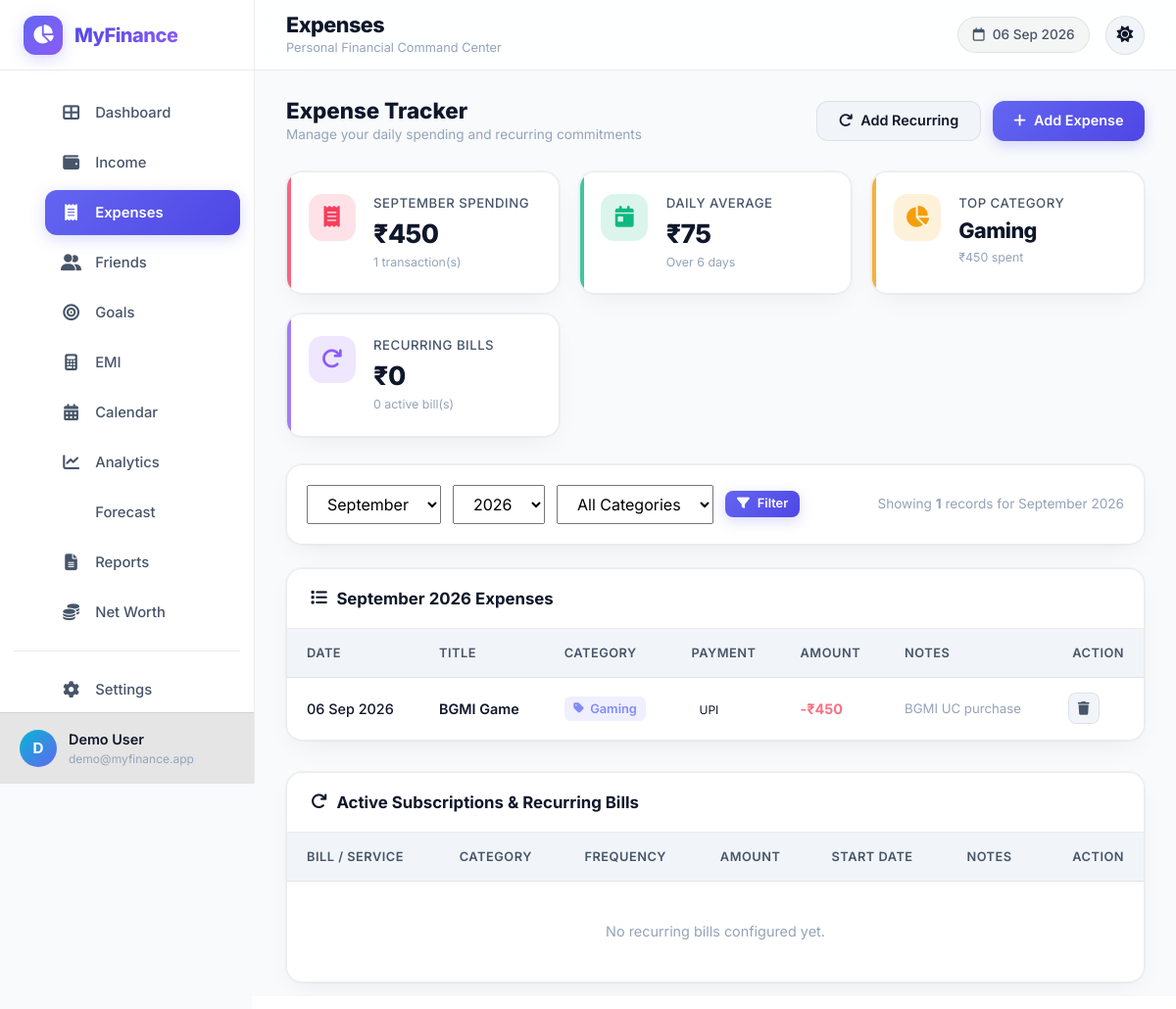
The app's page /public/expenses.php (signed in) with its own data.
### tables this page shows
CREATE TABLE `users` (
  `id` INT UNSIGNED NOT NULL AUTO_INCREMENT,
  `name` VARCHAR(100) NOT NULL,
  `email` VARCHAR(150) NOT NULL,
  `password_hash` VARCHAR(255) NOT NULL,
  `avatar` VARCHAR(255) DEFAULT NULL,
  `theme` ENUM('dark','light') DEFAULT 'light',
  `created_at` DATETIME NOT NULL DEFAULT CURRENT_TIMESTAMP,
  `updated_at` DATETIME NOT NULL DEFAULT CURRENT_TIMESTAMP ON UPDATE CURRENT_TIMESTAMP,
  PRIMARY KEY (`id`),
  UNIQUE KEY `uk_email` (`email`)
);

CREATE TABLE `expenses` (
  `id` INT UNSIGNED NOT NULL AUTO_INCREMENT,
  `user_id` INT UNSIGNED NOT NULL,
  `category_id` INT UNSIGNED DEFAULT NULL,
  `category` VARCHAR(50) NOT NULL DEFAULT 'other',
  `title` VARCHAR(150) NOT NULL,
  `amount` DECIMAL(12,2) NOT NULL,
  `expense_date` DATE NOT NULL,
  `payment_method` ENUM('cash','upi','bank','card','wallet','other') DEFAULT 'cash',
  `is_recurring` TINYINT(1) DEFAULT 0,
  `notes` TEXT DEFAULT NULL,
  `created_at` DATETIME NOT NULL DEFAULT CURRENT_TIMESTAMP,
  `updated_at` DATETIME NOT NULL DEFAULT CURRENT_TIMESTAMP ON UPDATE CURRENT_TIMESTAMP,
  PRIMARY KEY (`id`),
  KEY `idx_expense_user_date` (`user_id`, `expense_date`),
  KEY `idx_expense_category` (`category`),
  CONSTRAINT `fk_expense_user` FOREIGN KEY (`user_id`) REFERENCES `users`(`id`) ON DELETE CASCADE
);

### public/expenses.php (the view, shortened to what the rows shown need)
<?php
require_once __DIR__ . '/../includes/auth.php';
require_once __DIR__ . '/../includes/functions.php';
$userId = getCurrentUserId();
$db = getDB();
$year = (int)($_GET['year'] ?? date('Y'));
$month = (int)($_GET['month'] ?? date('n'));
$sql = 'SELECT * FROM expenses WHERE user_id = ? AND YEAR(expense_date) = ? AND MONTH(expense_date) = ?';
$params = [$userId, $year, $month];
$sql .= ' ORDER BY expense_date DESC, created_at DESC';
$stmt = $db->prepare($sql);
$stmt->execute($params);
$expenses = $stmt->fetchAll();
include __DIR__ . '/../includes/header.php';
?>
<div class="page-header-actions">
    <div>
        <h2 style="font-size: 1.4rem; font-weight: 800; margin: 0;">Expense Tracker</h2>
    </div>
</div>
<div class="table-card" data-animate>
    <div style="overflow-x: auto;">
        <table class="custom-table">
            <thead>
                <tr>
                    <th>Date</th>
                    <th>Title</th>
                    <th>Category</th>
                    <th>Payment</th>
                    <th>Amount</th>
                    <th>Notes</th>
                    <th style="text-align: right;">Action</th>
                </tr>
            </thead>
            <tbody>
                <?php if (empty($expenses)): ?>
                <tr>
                    <td colspan="7" style="text-align: center; padding: 3rem 1rem; color: var(--text-muted);">
                        <i class="fas fa-receipt" style="font-size: 2rem; margin-bottom: 0.5rem; display: block; opacity: 0.5;"></i>
                        No expenses recorded for this period. Click "Add Expense" to start tracking.
                    </td>
                </tr>
                <?php else: foreach ($expenses as $exp): ?>
                <tr>
                    <td style="white-space: nowrap; font-weight: 500;">
                        <?= date('d M Y', strtotime($exp['expense_date'])) ?>
                    </td>
                    <td style="font-weight: 600;">
                        <?= e($exp['title']) ?>
                    </td>
                    <td>
                        <span style="display: inline-flex; align-items: center; gap: 0.4rem; padding: 0.2rem 0.6rem; border-radius: 6px; background: rgba(99, 102, 241, 0.1); color: var(--primary-light); font-size: 0.8rem; font-weight: 600;">
                            <i class="fas fa-tag" style="font-size: 0.75rem;"></i> <?= e($exp['category']) ?>
                        </span>
                    </td>
                    <td>
                        <span class="badge-custom" style="background: rgba(255, 255, 255, 0.06); padding: 0.25rem 0.5rem; border-radius: 4px; font-size: 0.75rem; text-transform: uppercase;">
                            <?= e($exp['payment_method']) ?>
                        </span>
                    </td>
                    <td style="font-weight: 700; color: var(--danger-light); white-space: nowrap;">
                        -<?= formatINR((float)$exp['amount']) ?>
                    </td>
                    <td style="color: var(--text-muted); font-size: 0.825rem; max-width: 200px; overflow: hidden; text-overflow: ellipsis; white-space: nowrap;">
                        <?= e($exp['notes'] ?: '—') ?>
                    </td>
                    <td style="text-align: right;">
                        <form method="POST" action="" style="display: inline;" onsubmit="return confirm('Delete this expense?');">
                            <button type="submit" class="btn-table-action delete" title="Delete Expense">
                                <i class="fas fa-trash"></i>
                            </button>
                        </form>
                    </td>
                </tr>
                <?php endforeach; endif; ?>
            </tbody>
        </table>
    </div>
</div>
<div class="table-card" data-animate style="margin-top: 2rem;">
    <div style="overflow-x: auto;">
        <table class="custom-table">
            <thead>
                <tr>
                    <th>Bill / Service</th>
                    <th>Category</th>
                    <th>Frequency</th>
                    <th>Amount</th>
                    <th>Start Date</th>
                    <th>Notes</th>
                    <th style="text-align: right;">Action</th>
                </tr>
            </thead>
        </table>
    </div>
</div>
<?php include __DIR__ . '/../includes/footer.php'; ?>

### includes/header.php (shortened to what the rows shown need)
<?php
$currentUser = getCurrentUser();
$userTheme = $_SESSION['user_theme'] ?? 'light';
?>
<!DOCTYPE html>
<html lang="en" data-theme="<?= e($userTheme) ?>">
<head>
    <link href="https://cdn.jsdelivr.net/npm/bootstrap@5.3.3/dist/css/bootstrap.min.css" rel="stylesheet">
    <link href="https://cdnjs.cloudflare.com/ajax/libs/font-awesome/6.5.1/css/all.min.css" rel="stylesheet">
    <link href="../assets/css/style.css" rel="stylesheet">
</head>
<body class="theme-<?= e($userTheme) ?>">
    <div class="app-wrapper" id="appWrapper">
        <aside class="sidebar" id="sidebar">
            <div class="sidebar-footer">
                <div class="user-card">
                    <div class="user-avatar">
                        <?= strtoupper(substr($currentUser['name'] ?? 'U', 0, 1)) ?>
                    </div>
                    <div class="user-info">
                        <div class="user-name"><?= e($currentUser['name'] ?? 'User') ?></div>
                        <div class="user-email"><?= e($currentUser['email'] ?? '') ?></div>
                    </div>
                </div>
            </div>
        </aside>
        <main class="main-content" id="mainContent">
            <header class="top-bar">
                <div class="top-bar-left">
                    <div class="page-title-area">
                        <h1 class="page-title"><?= e(PAGE_TITLE) ?></h1>
                    </div>
                </div>
            </header>
            <div class="content-wrapper">

### records on screen
users: name "D", name "Demo User", email "demo@myfinance.app"
expenses: expense_date "06 Sep 2026", title "BGMI Game", category "Gaming", payment_method "UPI", amount "₹450", notes "BGMI UC purchase"

### other values on screen
APP_NAME "MyFinance"
PAGE_TITLE "Expenses"
formatINR($totalMonthExpenses) "₹450"
count($expenses) "1"
$topCatName "Gaming"
formatINR($topCatAmount) "₹450"
formatINR($totalRecurringMonthly) "₹0"
count($recurringExpenses) "0"
form field month "September"
form field year "2026"
